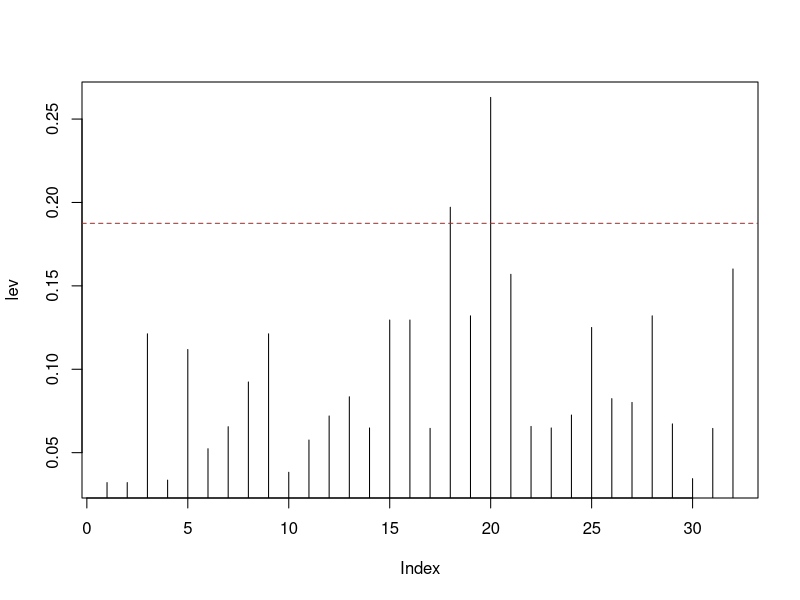

Recreate this plot in R.
## ---- chunk 1
dim(mtcars)
rownames(mtcars)
## ---- chunk 2
mdl <- lm(hp ~ cyl + mpg, data = mtcars)
k <- 2
h.max <- k * (2 + 1) / nrow(mtcars)   # 2表示模型中包含2个特征变量: cyl 和 mpg
lev <- hatvalues(mdl)      # 计算数据集中每个观测的h值
plot(lev, type = 'h')
abline(h = h.max, col = 'red', lty = 2)
## ---- chunk 3
rownames(mtcars[lev > h.max, ])
## ---- chunk 4
newcar <- mtcars[lev <= h.max, ]
dim(newcar)
rownames(newcar)
## ---- chunk 5
getAnywhere(lm.influence)
